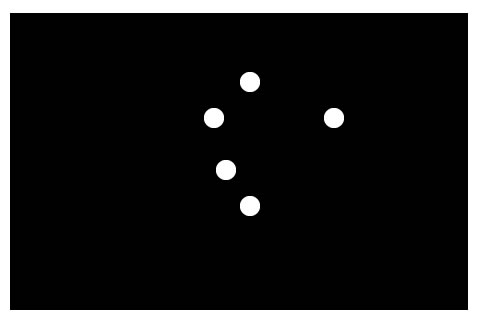
//> input picture server/connected-mt.jpg, 480 x 320 px
$ ./server connected-mt.jpg   (built with g++ and OpenCV 4)
//> lines starting //> are read from the running program, lines starting //| are printed output that depends on the picture; after the words box and inside, x2 and y2 are one past the last pixel; in counts of white or black regions, pixels touching at a corner belong together
//> further down, orig is the input picture: 320 rows x 480 cols, CV_8UC3; min 0, max 255, mean 32.7
#include <opencv2/opencv.hpp>
#include <algorithm>
#include <set>
#include <map>


using namespace std;
using namespace cv;

void usefulCode(){
	// [14 lines of commented-out code are left out]

}

Mat threshold (Mat img, int radius) {
//> called with radius = 5
	Mat outImg(img.size(), CV_8UC1);
	// for each pixel
	for (int y = 0; y < img.rows; y++){
		for (int x = 0; x < img.cols; x++){
			//cout << "( " << x << ", " << y << ") ";
			//cout << " out of : ";
			//cout << "( " << img.cols << ", " << img.rows << ")\n";
			// get the average value of surrounding pixels
			float avg = 0;
			int count = 0;

			// loop through surrounding pixels
			for(int j = -radius; j <= radius; j++){
				if(y+j < 0 or y+j >= img.rows) continue; // next if the neighbor doesnt exit (y)
				for(int i = -radius; i <= radius; i++){
					if(x+i < 0 or x+i >= img.rows) continue; // next if the neighbor doesnt exit (x)

					avg += img.at<uchar>(y+j,x+i);
					count ++;
				}
			}
			avg /= count;

			outImg.at<uchar>(y,x) = (img.at<uchar>(y, x) < avg * 0.9) * 255;

		}
	}
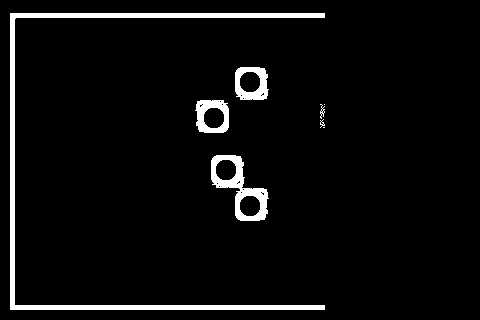
//> outImg: 320 rows x 480 cols, CV_8UC1; 4.8% white; 8 white regions (3 under 20 px), largest, box (x1, y1, x2, y2) and area: (10, 13, 325, 310) 4586, (211, 155, 269, 221) 1353, (235, 67, 269, 100) 675, (195, 100, 229, 133) 675, (320, 104, 325, 119) 32

	return outImg;
}


Mat blobExtract( Mat binImg, map<int,int>& stats){
	Mat blobImg(binImg.size(), CV_32SC1, Scalar(0));
	int label = 0;
	map <int,set<int>> labelEqvs;

	// first pass
	for (int y = 0; y < binImg.rows; y++){
		for (int x = 0; x < binImg.cols; x++){
			uchar& currentPx = binImg.at<uchar>(y,x);
			int& currentLabel = blobImg.at<int>(y,x);

			if( currentPx >  0 ){
				// intialize variable to store top and left data (-1 means never set)
				int top = -1;
				int left = -1;
				// if the top/left exists, then get its value from binImg
				if ( y > 0 ) top = binImg.at<uchar>(y-1, x);
				if ( x > 0 ) left = binImg.at<uchar>(y, x-1);
				// if they both are not foreground pixels
				if (top <= 0 and left <= 0) {
					label+= 1;
					currentLabel = label;
					// otherwise at least one of them is foreground
				} else {
					// if the top is foreground, then set the current label to its label
					int toplbl = 0;
					int leftlbl = 0;
					if ( top > 0 ) {
						toplbl = blobImg.at<int>(y-1, x);
						currentLabel = toplbl;
					}
					if ( left > 0 ){
						leftlbl = blobImg.at<int>(y, x-1);
						currentLabel = blobImg.at<int>(y, x-1);
					}
					// if they both are foreground
					if ( top > 0 and left > 0 and toplbl != leftlbl ){
						// set the label to the lowest one and record the conflict
						currentLabel = ( toplbl < leftlbl ? toplbl: leftlbl);
						labelEqvs[toplbl].insert(leftlbl);
						labelEqvs[leftlbl].insert(toplbl);
					}
				}
			}
			//cout << "label: " << label << endl;
		}
	}
//> this loop made 320 passes
//> label on passes 1 to 3: 0, 0, 0
//> after the loop, label = 73; labelEqvs = 52 items
// [9 lines of commented-out code are left out]
	map <int,int> simpleEqvs;

	for (auto const& eqv: labelEqvs){
		int crnt = eqv.first;
		while (labelEqvs[crnt].size() > 0){
			if(*labelEqvs[crnt].begin() < crnt){
				crnt = *labelEqvs[crnt].begin();
			} else {
				break;
			}
		}
		simpleEqvs[eqv.first] = crnt;
	}
//> this loop made 52 passes
//> crnt on passes 1 to 12: 2, 2, 2, 2, 2, 2, 2, 2, 2, 2, 2, 2
/*
	for (auto const& eqv : simpleEqvs) {
		cout << eqv.first << " : ";
		cout << eqv.second << '\n';
	}
*/
	// second pass
	for (int y = 0; y < blobImg.rows; y++){
		for (int x = 0; x < blobImg.cols; x++){
			int& currentLabel = blobImg.at<int>(y,x);
			// get the first element of the set/ the lowest equivalent
			currentLabel = simpleEqvs[currentLabel];
			if (stats.count(currentLabel)==0) {
				stats[currentLabel] = 1;
			} else {
				stats[currentLabel]++;
			}
		}
	}
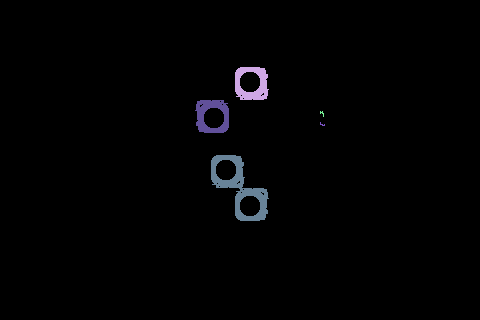
//> blobImg: 320 rows x 480 cols, CV_32SC1; 6 distinct labels, from 0 to 52; one colour per label, 0 black
//> after the loop, stats = 6 items
// [6 lines of commented-out code are left out]
	cout << stats.size() << " labels\n";;
//| 6 labels
	return blobImg;
}

template <typename fType, typename sType>
bool comparePair2 (const pair<fType, sType>& p1, const pair<fType, sType>& p2){
	return p1.second < p2.second;
}

int main(int argc, char** argv )
{
	// Read image
	Mat orig = imread(argv[1], IMREAD_COLOR );
	imshow("Orig", orig);


	Mat gray;
	cvtColor(orig, gray, CV_RGB2GRAY);
	imshow("Gray", gray);

	// radius based thersholding
	Mat black = threshold(gray, 5);

	// blob extraction - https://en.wikipedia.org/wiki/Connected-component_labeling
	// graph theory
	map<int, int> stats;
	Mat blobs = blobExtract(black, stats);
//> stats = 6 items
	imshow("B&W", black);

	// find the blob label with the most elements
	//https://stackoverflow.com/questions/30611709/find-element-with-max-value-from-stdmap
	stats[0] = 0;
	auto maxlbl_count = std::max_element(stats.begin(), stats.end(), comparePair2<int,int>);
	int maxlbl = maxlbl_count -> first;
//> maxlbl = 52
	cout << "maxlbl: " << maxlbl << endl;
//| maxlbl: 52

	imshow("Blobs", blobs);
	waitKey('0');
	// isolate the largest blob
	// and calculate the distances from the img corners to the largest blob pixels

	// this is where the edit image will go
	Mat majorBlob(blobs.size(), CV_8UC1, Scalar(0));
	// save the corners of the image
	vector<Point2f> imageConers = {
		Point(0,0),
		Point(blobs.cols, 0),
		Point(blobs.cols, blobs.rows),
		Point(0, blobs.rows)
	};
	// create 4 matrices to hold the distances for each pixel
	Mat dists[4];
		for (int i=0; i<4; i++)
			dists[i] = Mat(blobs.size(), CV_32SC1, Scalar(0));


	for (int y = 0; y < blobs.rows; y++){
		for (int x = 0; x < blobs.cols; x++){
			int& current = blobs.at<int>(y,x);
			uchar& mcurrent = majorBlob.at<uchar>(y,x);
			if (current == maxlbl){
				mcurrent = 1;
				for(int i=0; i<4; i++){
					dists[i].at<int>(y,x) = abs(y - imageConers[i].y) + abs(x - imageConers[i].x);
				}
			} else {
				mcurrent = 0;
			}
		}
	}
//> dists[0]: 320 rows x 480 cols, CV_32SC1; 115 distinct labels, from 0 to 483
//> dists[1]: 320 rows x 480 cols, CV_32SC1; 67 distinct labels, from 0 to 461
//> dists[2]: 320 rows x 480 cols, CV_32SC1; 115 distinct labels, from 0 to 430
//> dists[3]: 320 rows x 480 cols, CV_32SC1; 67 distinct labels, from 0 to 404
	imshow("majorBlob", majorBlob * 255);

// [7 lines of commented-out code are left out]
	Mat majorBlobC = majorBlob.clone();
	Point sdkCorners[4];
	for(int i = 0; i < 4; i++){
		minMaxLoc(dists[i], NULL, NULL, &sdkCorners[i], NULL, majorBlob);
		circle(majorBlobC, sdkCorners[i], 10, 1);
	}
//> this loop made 4 passes
//> pass 1, `minMaxLoc(dists[i], NULL, NULL, &sdkCorners[i], NULL, majorBlob);`:
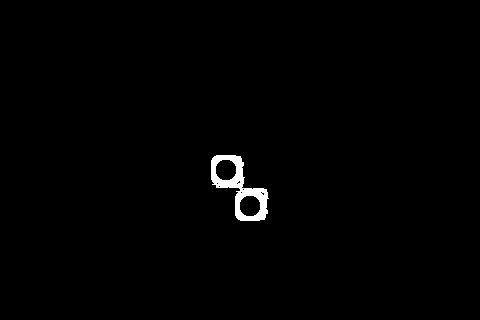
//> majorBlob: 320 rows x 480 cols, CV_8UC1; values 0 (black) and 1 (white), 0.88% white; 1 white region, box (x1, y1, x2, y2) and area: (211, 155, 269, 221) 1353
//> after the loop:
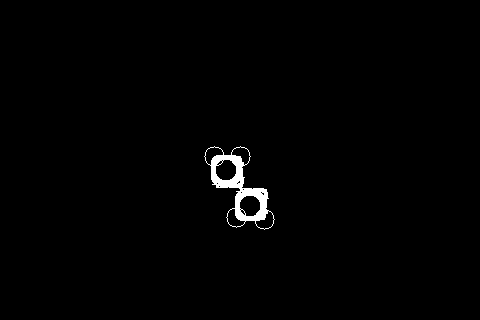
//> majorBlobC: 320 rows x 480 cols, CV_8UC1; values 0 (black) and 1 (white), 0.99% white; 1 white region, box (x1, y1, x2, y2) and area: (204, 146, 275, 230) 1523
	imshow("majorBlobCorners", majorBlobC*255);

	vector<Point2f> sdkCornersF (4);
	for(int i = 0; i < 4; i++)
		sdkCornersF[i] = sdkCorners[i];

	imageConers = {
		Point2f(0,0),
		Point2f(240, 0),
		Point2f(240, 240),
		Point2f(0, 240)
	};

	Mat HTranform = findHomography(sdkCornersF, imageConers,  RANSAC);
//> HTranform = [[13.82, -4.99, -2180.5], [8.23e-16, 5.99, -933.7], [0.00175, 0.000504, 1]]

	Mat puzzle = Mat( Size(240, 240), CV_32FC1, Scalar(0));
	warpPerspective(black, puzzle, HTranform, Size(240,240));
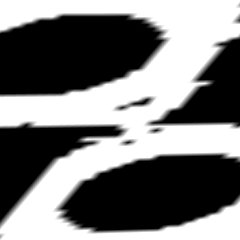
//> puzzle: 240 rows x 240 cols, CV_8UC1; min 0, max 255, mean 121.6
	imshow("puzzle", puzzle);

	waitKey(0);
	exit(0);
//> (the program exits here)
